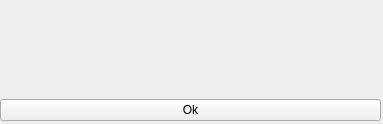
<?xml version="1.0" encoding="UTF-8"?>
<ui version="4.0">
 <class>Window</class>
 <widget class="QWidget" name="Window">
  <property name="geometry">
   <rect>
    <x>0</x>
    <y>0</y>
    <width>383</width>
    <height>124</height>
   </rect>
  </property>
  <property name="windowTitle">
   <string>Warning</string>
  </property>
  <widget class="QWidget" name="horizontalLayoutWidget">
   <property name="geometry">
    <rect>
     <x>0</x>
     <y>0</y>
     <width>381</width>
     <height>121</height>
    </rect>
   </property>
   <layout class="QHBoxLayout" name="horizontalLayout">
    <item>
     <layout class="QGridLayout" name="gridLayout">
      <item row="1" column="0">
       <widget class="QPushButton" name="warning_pushButton">
        <property name="text">
         <string>Ok</string>
        </property>
       </widget>
      </item>
      <item row="0" column="0">
       <widget class="QLabel" name="warning_Label">
        <property name="text">
         <string/>
        </property>
        <property name="wordWrap">
         <bool>true</bool>
        </property>
       </widget>
      </item>
     </layout>
    </item>
   </layout>
  </widget>
 </widget>
 <resources/>
 <connections/>
</ui>
